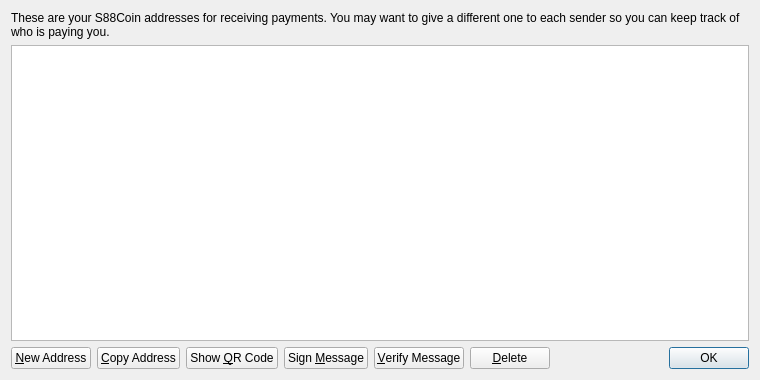
<?xml version="1.0" encoding="UTF-8"?>
<ui version="4.0">
 <class>AddressBookPage</class>
 <widget class="QWidget" name="AddressBookPage">
  <property name="geometry">
   <rect>
    <x>0</x>
    <y>0</y>
    <width>760</width>
    <height>380</height>
   </rect>
  </property>
  <property name="windowTitle">
   <string>Address Book</string>
  </property>
  <layout class="QVBoxLayout" name="verticalLayout">
   <item>
    <widget class="QLabel" name="labelExplanation">
     <property name="text">
      <string>These are your S88Coin addresses for receiving payments. You may want to give a different one to each sender so you can keep track of who is paying you.</string>
     </property>
     <property name="textFormat">
      <enum>Qt::PlainText</enum>
     </property>
     <property name="wordWrap">
      <bool>true</bool>
     </property>
    </widget>
   </item>
   <item>
    <widget class="QTableView" name="tableView">
     <property name="contextMenuPolicy">
      <enum>Qt::CustomContextMenu</enum>
     </property>
     <property name="toolTip">
      <string>Double-click to edit address or label</string>
     </property>
     <property name="tabKeyNavigation">
      <bool>false</bool>
     </property>
     <property name="alternatingRowColors">
      <bool>true</bool>
     </property>
     <property name="selectionMode">
      <enum>QAbstractItemView::SingleSelection</enum>
     </property>
     <property name="selectionBehavior">
      <enum>QAbstractItemView::SelectRows</enum>
     </property>
     <property name="sortingEnabled">
      <bool>true</bool>
     </property>
     <attribute name="verticalHeaderVisible">
      <bool>false</bool>
     </attribute>
    </widget>
   </item>
   <item>
    <layout class="QHBoxLayout" name="horizontalLayout">
     <item>
      <widget class="QPushButton" name="newAddressButton">
       <property name="toolTip">
        <string>Create a new address</string>
       </property>
       <property name="text">
        <string>&amp;New Address</string>
       </property>
       <property name="icon">
        <iconset resource="../bitcoin.qrc">
         <normaloff>:/icons/add</normaloff>:/icons/add</iconset>
       </property>
      </widget>
     </item>
     <item>
      <widget class="QPushButton" name="copyToClipboard">
       <property name="toolTip">
        <string>Copy the currently selected address to the system clipboard</string>
       </property>
       <property name="text">
        <string>&amp;Copy Address</string>
       </property>
       <property name="icon">
        <iconset resource="../bitcoin.qrc">
         <normaloff>:/icons/editcopy</normaloff>:/icons/editcopy</iconset>
       </property>
      </widget>
     </item>
     <item>
      <widget class="QPushButton" name="showQRCode">
       <property name="text">
        <string>Show &amp;QR Code</string>
       </property>
       <property name="icon">
        <iconset resource="../bitcoin.qrc">
         <normaloff>:/icons/qrcode</normaloff>:/icons/qrcode</iconset>
       </property>
      </widget>
     </item>
     <item>
      <widget class="QPushButton" name="signMessage">
       <property name="toolTip">
        <string>Sign a message to prove you own a S88Coin address</string>
       </property>
       <property name="text">
        <string>Sign &amp;Message</string>
       </property>
       <property name="icon">
        <iconset resource="../bitcoin.qrc">
         <normaloff>:/icons/edit</normaloff>:/icons/edit</iconset>
       </property>
      </widget>
     </item>
     <item>
      <widget class="QPushButton" name="verifyMessage">
       <property name="toolTip">
        <string>Verify a message to ensure it was signed with a specified S88Coin address</string>
       </property>
       <property name="text">
        <string>&amp;Verify Message</string>
       </property>
       <property name="icon">
        <iconset resource="../bitcoin.qrc">
         <normaloff>:/icons/transaction_0</normaloff>:/icons/transaction_0</iconset>
       </property>
      </widget>
     </item>
     <item>
      <widget class="QPushButton" name="deleteButton">
       <property name="toolTip">
        <string>Delete the currently selected address from the list</string>
       </property>
       <property name="text">
        <string>&amp;Delete</string>
       </property>
       <property name="icon">
        <iconset resource="../bitcoin.qrc">
         <normaloff>:/icons/remove</normaloff>:/icons/remove</iconset>
       </property>
      </widget>
     </item>
     <item>
      <spacer name="horizontalSpacer">
       <property name="orientation">
        <enum>Qt::Horizontal</enum>
       </property>
       <property name="sizeHint" stdset="0">
        <size>
         <width>40</width>
         <height>20</height>
        </size>
       </property>
      </spacer>
     </item>
     <item>
      <widget class="QDialogButtonBox" name="buttonBox">
       <property name="sizePolicy">
        <sizepolicy hsizetype="Maximum" vsizetype="Fixed">
         <horstretch>0</horstretch>
         <verstretch>0</verstretch>
        </sizepolicy>
       </property>
       <property name="standardButtons">
        <set>QDialogButtonBox::Ok</set>
       </property>
      </widget>
     </item>
    </layout>
   </item>
  </layout>
 </widget>
 <resources>
  <include location="../bitcoin.qrc"/>
 </resources>
 <connections/>
</ui>
